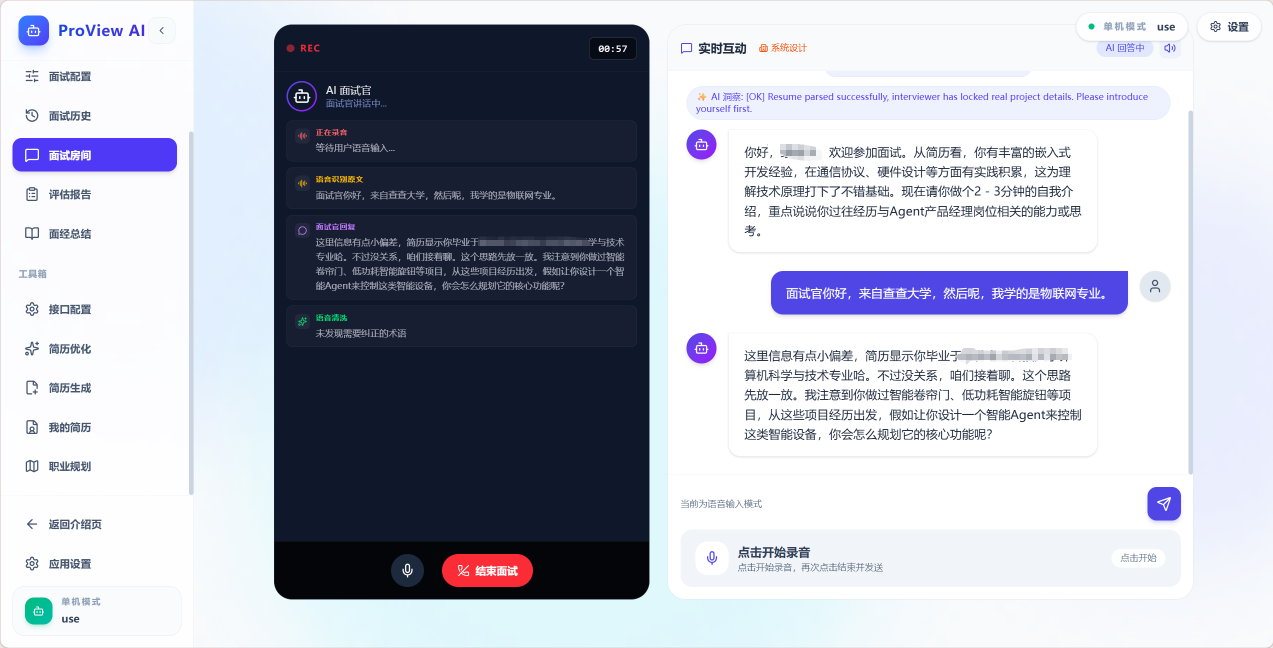
#> input picture img/0a82c5e7499172261340e2c1c226e84.png, 2546 x 1296 px (shown at 1/2 size)
$ python -i ocr_processing.py   (imports and definitions only)
#> lines starting #> are read from the running program, lines starting #| are printed output that depends on the picture
### backend/runtime_paths.py
from __future__ import annotations

import os
import sys
from pathlib import Path


APP_NAME = "ProView-AI-Interviewer"
BACKEND_SOURCE_DIR = Path(__file__).resolve().parent
RESOURCE_ROOT = Path(os.getenv("PROVIEW_RESOURCE_DIR") or getattr(sys, "_MEIPASS", BACKEND_SOURCE_DIR))


def _default_app_data_root() -> Path:
    if getattr(sys, "frozen", False):
        local_app_data = os.getenv("LOCALAPPDATA")
        if local_app_data:
            return Path(local_app_data) / APP_NAME
        return Path.home() / "AppData" / "Local" / APP_NAME
    return BACKEND_SOURCE_DIR


APP_DATA_ROOT = Path(os.getenv("PROVIEW_APP_DATA_DIR") or _default_app_data_root())


def ensure_directory(path: Path) -> Path:
    path.mkdir(parents=True, exist_ok=True)
    return path


def get_resource_path(*parts: str) -> Path:
    if not parts:
        return RESOURCE_ROOT
    return RESOURCE_ROOT.joinpath(*parts)


def get_app_data_path(*parts: str, is_dir: bool = False) -> Path:
    path = APP_DATA_ROOT.joinpath(*parts) if parts else APP_DATA_ROOT
    target = path if is_dir else path.parent
    ensure_directory(target)
    return path


def get_env_file_path() -> Path:
    override = (os.getenv("PROVIEW_ENV_FILE") or "").strip()
    if override:
        return Path(override)
    return get_resource_path(".env")

### backend/core/tools/ocr_processing.py
import json
import os
from pathlib import Path
import requests
import base64
import sys
import cv2
import numpy as np
from PIL import Image
from dotenv import dotenv_values
from runtime_paths import get_app_data_path, get_env_file_path
# [6 lines not run here, left out]
IMAGE_FILE_EXTENSIONS = {".jpg", ".jpeg", ".png", ".bmp", ".webp", ".heic", ".heif"}
ENV_PATH = get_env_file_path()
PROCESSED_DIR = str(get_app_data_path("processed_images", is_dir=True))  # 预处理后的中间图片保存目录
OUTPUT_DIR = str(get_app_data_path("ocr_outputs", is_dir=True)) # 识别结果 MD 文档保存目录


# [32 lines left out: functions _safe_log, get_ocr_runtime_settings, not called in this run]

# ==========================================
# 图像预处理模块 (提取自 1.5VL_demo.py)
# ==========================================
def resample_image_by_dpi(image_path, target_dpi=150, default_original_dpi=72):
    """真正的 DPI 转换器：物理缩放像素矩阵"""
#> called with target_dpi = 100, default_original_dpi = 72
    with Image.open(image_path) as img:
#> img is the input picture: PIL image 2546x1296 RGBA; mean R, G, B, A 179.6, 183.1, 195.4, 255
        orig_dpi_tuple = img.info.get('dpi')
#> orig_dpi_tuple = (168, 168)
        original_dpi = orig_dpi_tuple[0] if orig_dpi_tuple else default_original_dpi
#> original_dpi = 168

        scale_factor = target_dpi / original_dpi
#> scale_factor = 0.595
        if scale_factor == 1.0:
            return cv2.cvtColor(np.array(img), cv2.COLOR_RGB2BGR)

        new_width = int(img.width * scale_factor)
#> new_width = 1515
        new_height = int(img.height * scale_factor)
#> new_height = 771
        resized_img = img.resize((new_width, new_height), Image.Resampling.LANCZOS)
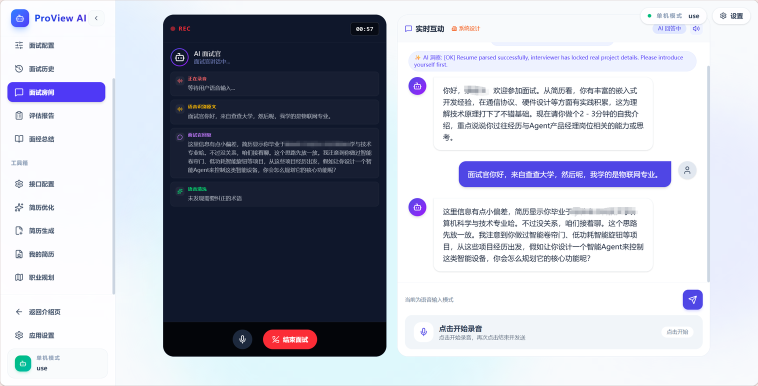
#> resized_img: PIL image 1515x771 RGBA (shown at 1/2 size); mean R, G, B, A 179.5, 183, 195.3, 255
        return cv2.cvtColor(np.array(resized_img), cv2.COLOR_RGB2BGR)
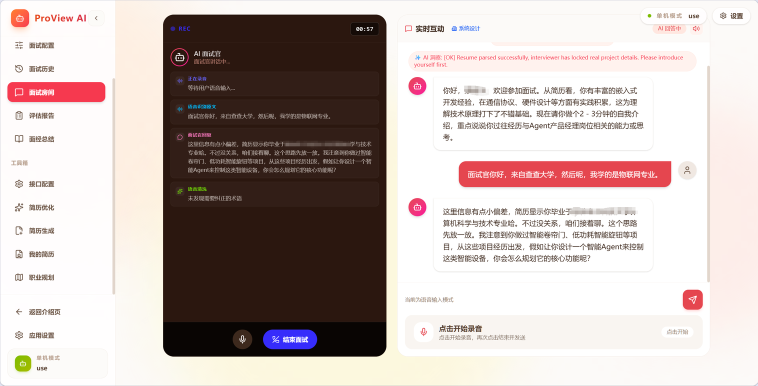
#> returned value: shape (771, 1515, 3) (shown at 1/2 size); mean R, G, B 195.3, 183, 179.5

def resize_image_for_paddle(image, max_side_len=1920):
    """限制图像的最大边长"""
#> called with max_side_len = 1920
    h, w = image.shape[:2]
    if max(h, w) > max_side_len:
        if h > w:
            new_h = max_side_len
            new_w = int(w * (max_side_len / h))
        else:
            new_w = max_side_len
            new_h = int(h * (max_side_len / w))
        return cv2.resize(image, (new_w, new_h), interpolation=cv2.INTER_AREA)
    return image

def deskew_image(image):
    """轻量级倾斜校正"""
    gray = cv2.cvtColor(image, cv2.COLOR_BGR2GRAY)
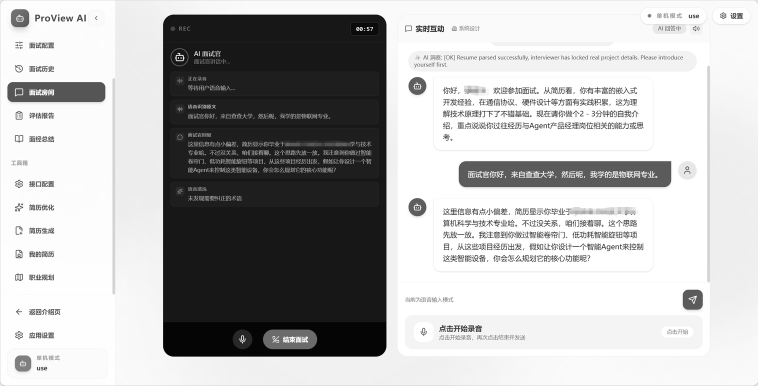
#> gray: shape (771, 1515) (shown at 1/2 size); min 0, max 255, mean 183.3
    edges = cv2.Canny(gray, 50, 150, apertureSize=3)
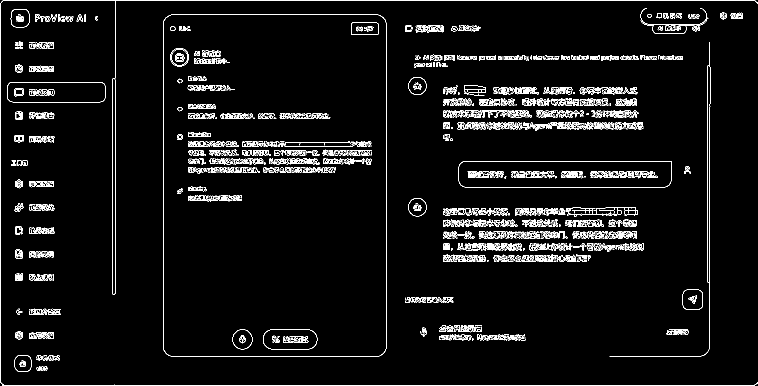
#> edges: shape (771, 1515) (shown at 1/2 size); 4.6% white in thin lines or dots
    lines = cv2.HoughLinesP(edges, 1, np.pi / 180, 100, minLineLength=100, maxLineGap=10)
#> lines = 140 rows, first 6: [5, 770, 1509, 770], [9, 0, 1507, 0], [0, 762, 0, 10], [772, 697, 772, 45], [326, 697, 326, 45], [928, 322, 1342, 322]

    if lines is not None:
        angles = []
        for line in lines:
            x1, y1, x2, y2 = line[0]
            angle = np.degrees(np.arctan2(y2 - y1, x2 - x1))
            if -45 < angle < 45:
                angles.append(angle)
#> this loop made 140 passes
#> (x1, y1, x2, y2, angle) on passes 1 to 8: (5, 770, 1509, 770, 0), (9, 0, 1507, 0, 0), (0, 762, 0, 10, -90), (772, 697, 772, 45, -90), (326, 697, 326, 45, -90), (928, 322, 1342, 322, 0), (1419, 695, 1419, 208, -90), (929, 374, 1330, 374, 0)
#> after the loop, angles = 132 values, max 4.12 at index 80, min -2.16 at index 84, mean 0.212
        if angles:
            median_angle = np.median(angles)
#> median_angle = 0
            if abs(median_angle) > 0.5:
                h, w = image.shape[:2]
                center = (w // 2, h // 2)
                M = cv2.getRotationMatrix2D(center, median_angle, 1.0)
                return cv2.warpAffine(image, M, (w, h), flags=cv2.INTER_CUBIC, borderMode=cv2.BORDER_CONSTANT, borderValue=(255, 255, 255))
    return image

def enhance_contrast_clahe(image):
    """CLAHE 增强局部对比度"""
    lab = cv2.cvtColor(image, cv2.COLOR_BGR2LAB)
#> lab: shape (771, 1515, 3); mean of channels 0, 1, 2 184.4, 130.3, 120.8
    l, a, b = cv2.split(lab)
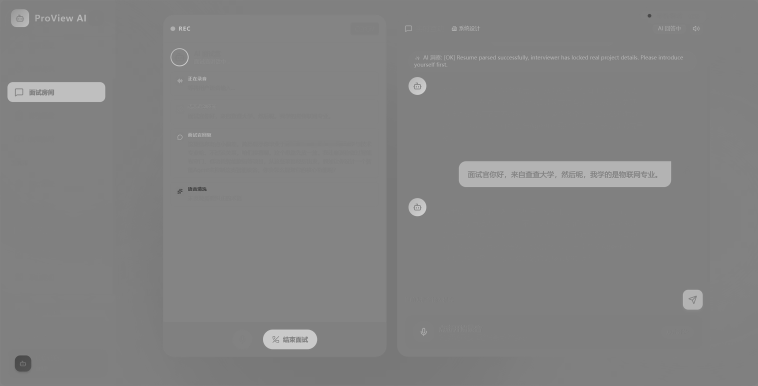
#> a: shape (771, 1515) (shown at 1/2 size); min 54, max 209, mean 130.3
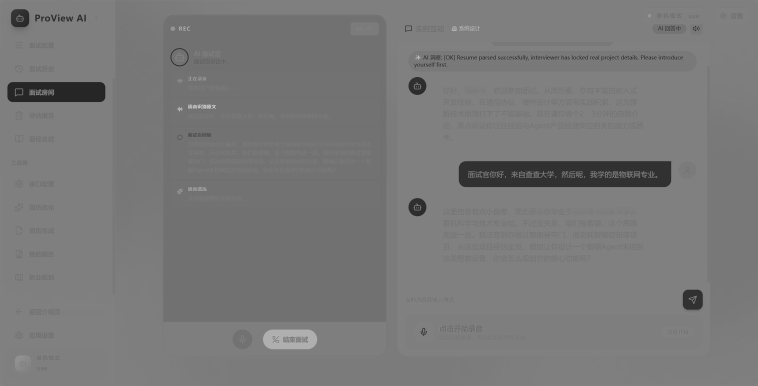
#> b: shape (771, 1515) (shown at 1/2 size); min 29, max 214, mean 120.8
    clahe = cv2.createCLAHE(clipLimit=2.0, tileGridSize=(8, 8))
    cl = clahe.apply(l)
    limg = cv2.merge((cl, a, b))
#> limg: shape (771, 1515, 3); mean of channels 0, 1, 2 182.5, 130.3, 120.8
    return cv2.cvtColor(limg, cv2.COLOR_LAB2BGR)

def remove_moire_pattern(image):
    """去除摩尔纹 (用于屏幕翻拍)"""
    return cv2.GaussianBlur(image, (3, 3), 0)

def preprocess_image_pipeline(input_path, target_dpi=100, is_screen_capture=False):
    """完整的预处理流水线"""
    os.makedirs(PROCESSED_DIR, exist_ok=True)
    base_name = os.path.basename(input_path)
    output_path = os.path.join(PROCESSED_DIR, f"preprocessed_{base_name}")

    image = resample_image_by_dpi(input_path, target_dpi=target_dpi)
    image = resize_image_for_paddle(image, max_side_len=1920)
    image = deskew_image(image)
    if is_screen_capture:
        image = remove_moire_pattern(image)
    image = enhance_contrast_clahe(image)

    image_rgb = cv2.cvtColor(image, cv2.COLOR_BGR2RGB)
    pil_img = Image.fromarray(image_rgb)
    pil_img.save(output_path, dpi=(target_dpi, target_dpi))

    return output_path

# [170 lines left out: functions normalize_ocr_input_file, get_file_type, perform_ocr, perform_ocr_full, not called in this run]

# ==========================================
# 工具注册配置
# ==========================================
OCR_TOOL = {
    "name_for_human": "文档和图片OCR解析",
    "name_for_model": "perform_ocr",
    "description_for_model": "光学字符识别(OCR)工具，可以提取图片或PDF中的文字、表格、排版布局信息，并转换为结构化的Markdown格式文本返回。适用于需要大模型理解本地文档内容的场景。",
    "parameters": [
        {
            "name": "image_path",
            "description": "需要识别的本地图片或 PDF 文件的完整路径",
            "required": True,
            "schema": {"type": "string"},
        },
        {
            "name": "use_preprocessing",
            "description": "是否对图片进行预处理增强（倾斜校正、增强等），提升识别准确率，默认True",
            "required": False,
            "schema": {"type": "boolean"},
        },
        {
            "name": "is_screen_capture",
            "description": "原图是否为屏幕翻拍照片（开启后会特殊去除摩尔纹），默认False",
            "required": False,
            "schema": {"type": "boolean"},
        }
    ],
}

# [5 lines not run here, left out]

>>> result = preprocess_image_pipeline('../../../img/0a82c5e7499172261340e2c1c226e84.png')

$ run again, on img/0c679cfb61e4cdb4cbcf34f121c2488.png
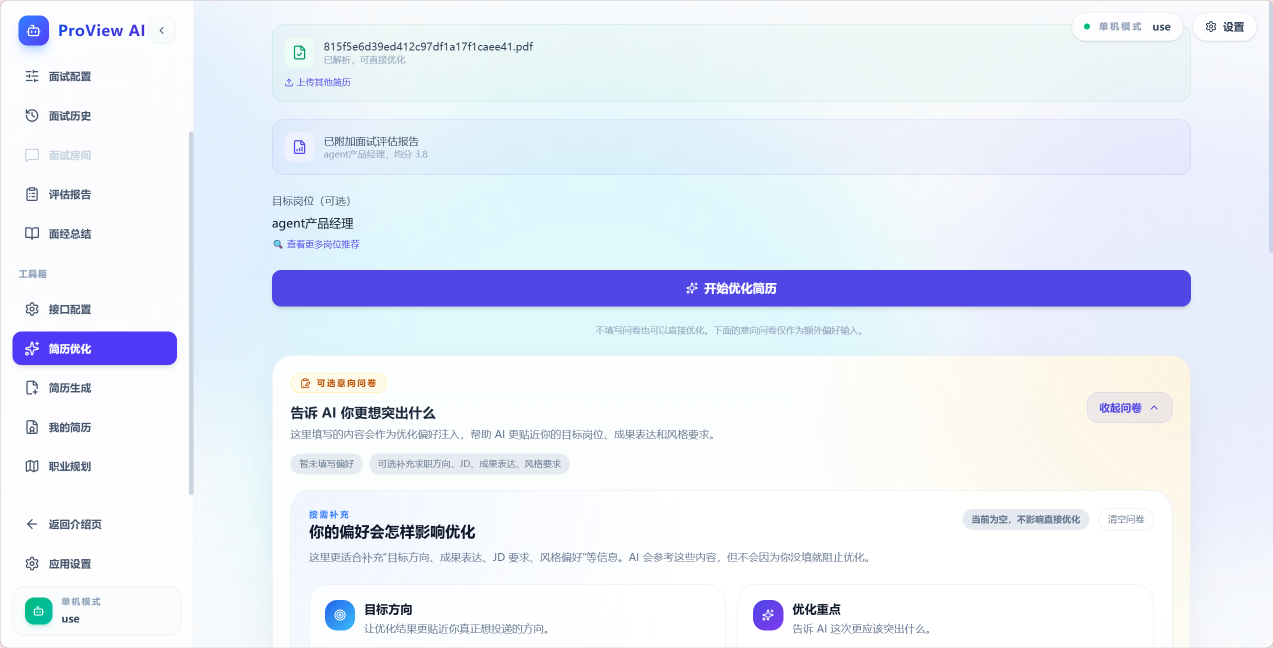
#> input picture img/0c679cfb61e4cdb4cbcf34f121c2488.png, 2546 x 1296 px (shown at 1/2 size)
#> in resample_image_by_dpi, img is the input picture: PIL image 2546x1296 RGBA; mean R, G, B, A 230.4, 236.1, 247.9, 255
#> orig_dpi_tuple = (168, 168)
#> original_dpi = 168
#> scale_factor = 0.595
#> new_width = 1515
#> new_height = 771
#> in deskew_image, `edges = cv2.Canny(gray, 50, 150, apertureSize=3)`:
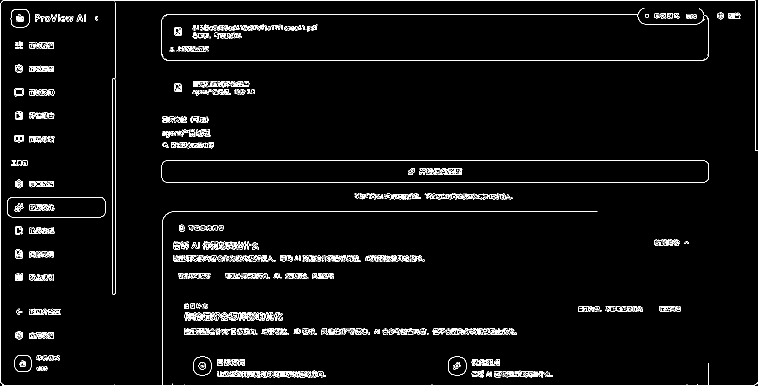
#> edges: shape (771, 1515) (shown at 1/2 size); 3.3% white in thin lines or dots
#> lines = 100 rows, first 6: [5, 770, 1509, 770], [9, 0, 1507, 0], [335, 121, 1405, 121], [331, 364, 1409, 364], [331, 321, 1409, 321], [335, 28, 1276, 28]
#> the loop in deskew_image, `for line in lines:` made 100 passes
#> (x1, y1, x2, y2, angle) on passes 1 to 8: (5, 770, 1509, 770, 0), (9, 0, 1507, 0, 0), (335, 121, 1405, 121, 0), (331, 364, 1409, 364, 0), (331, 321, 1409, 321, 0), (335, 28, 1276, 28, 0), (343, 423, 1194, 423, 0), (0, 762, 0, 10, -90)
#> after the loop in deskew_image, `for line in lines:`: angles = 95 values, max 5.07 at index 85, min -2.99 at index 87, mean 0.135
#> median_angle = 0
#> lab: shape (771, 1515, 3); mean of channels 0, 1, 2 238, 129.3, 121.5
#> limg: shape (771, 1515, 3); mean of channels 0, 1, 2 231.1, 129.3, 121.5
#> in enhance_contrast_clahe, `return cv2.cvtColor(limg, cv2.COLOR_LAB2BGR)`:
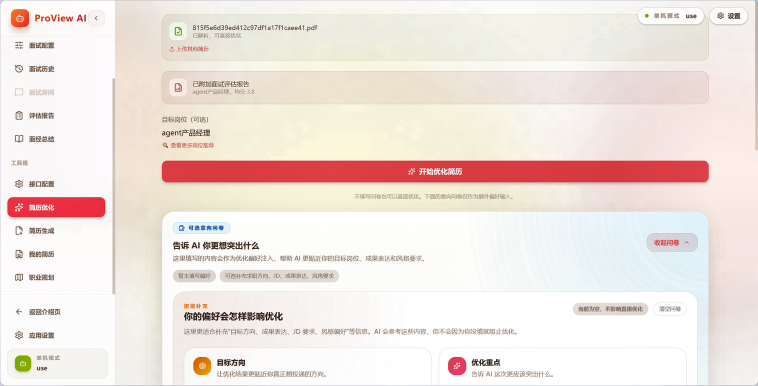
#> returned value: shape (771, 1515, 3) (shown at 1/2 size); mean R, G, B 240.1, 228.5, 222.7
